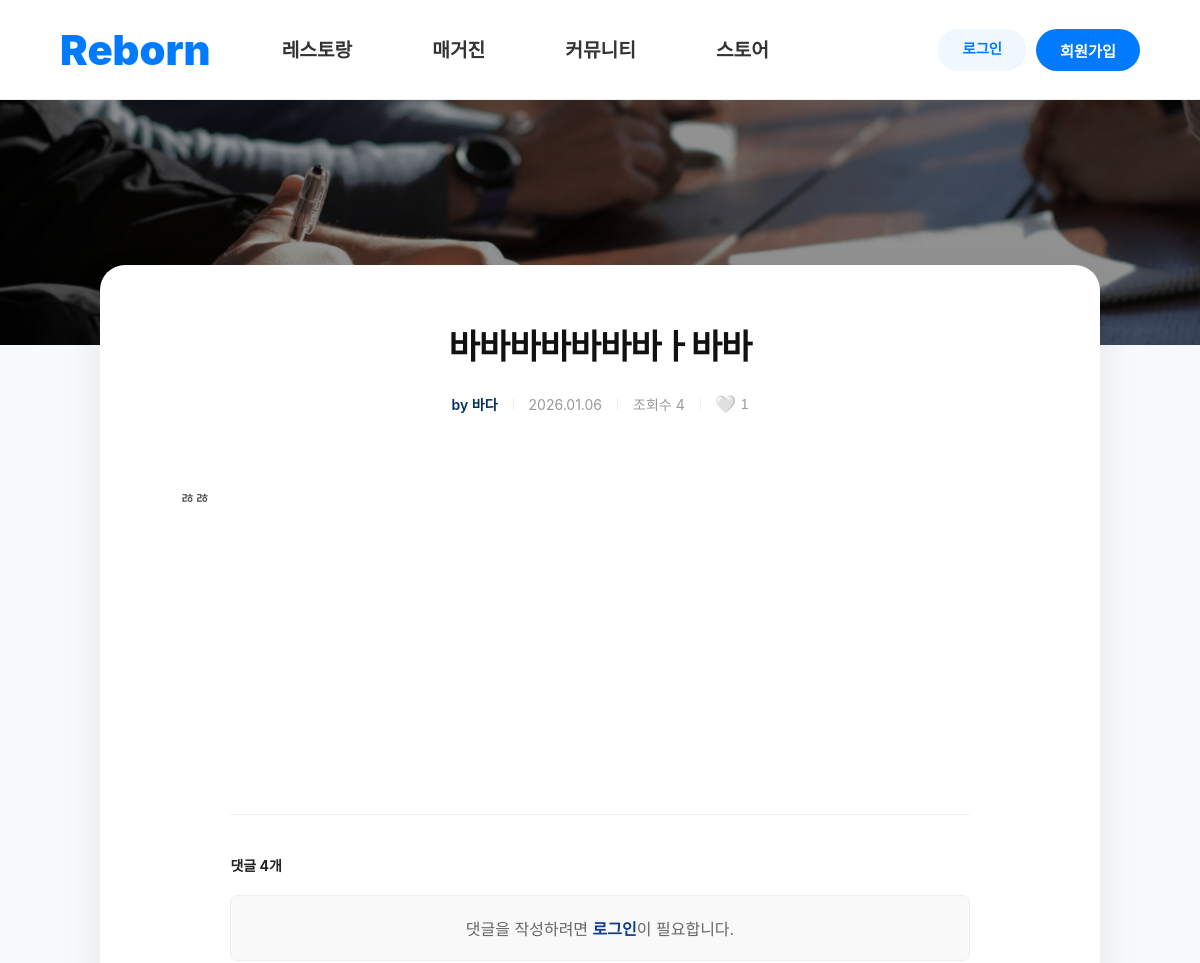
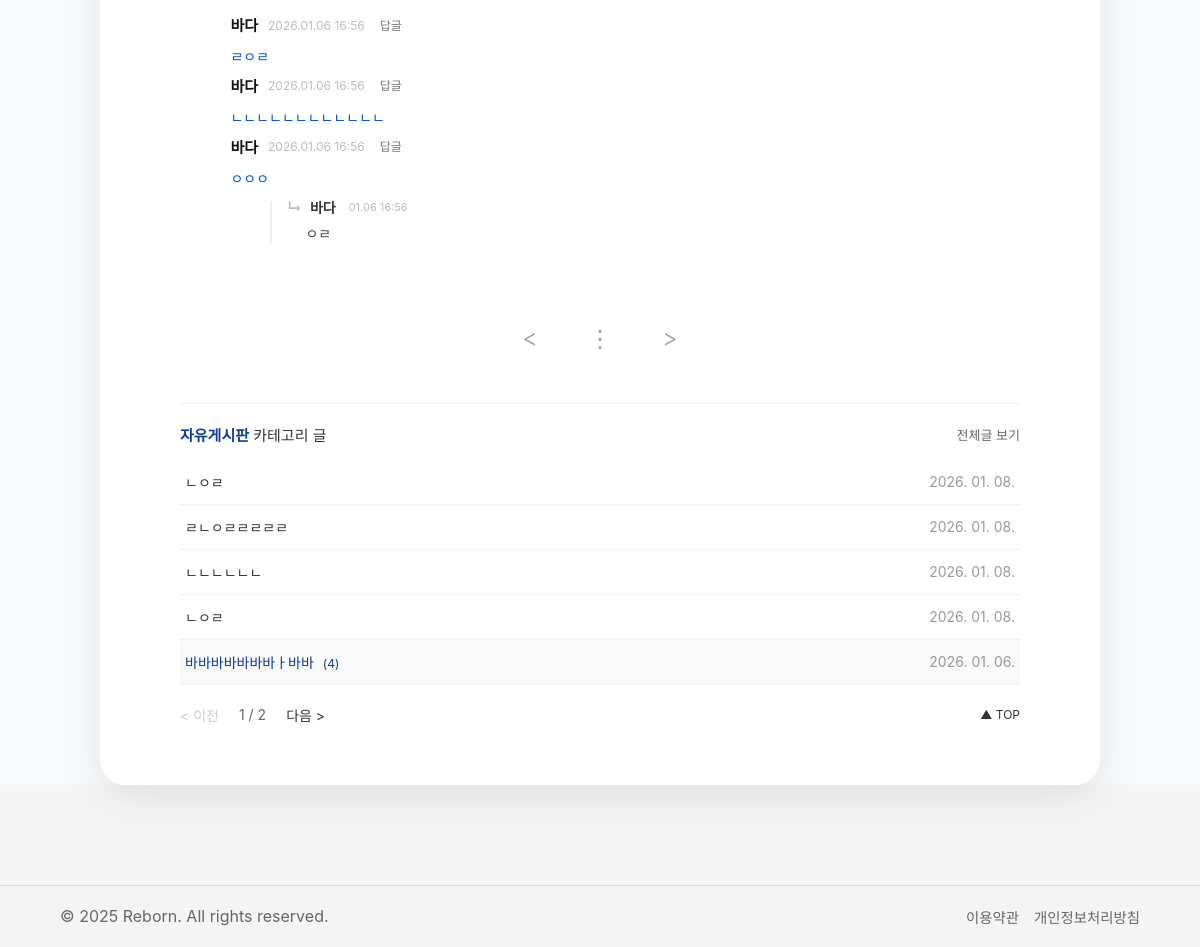
The app's page /board/bview/3/ with its own data (2 pictures, top to bottom).
### board/models.py (models this page shows, shortened)
class Post(models.Model):
    title = models.CharField(max_length=200)
    content = models.TextField()
    author = models.CharField(max_length=50, default='익명')
    created_at = models.DateTimeField(auto_now_add=True)
    views = models.PositiveIntegerField(default=0)
    likes = models.PositiveIntegerField(default=0)
    category = models.CharField(max_length=20, default='general')
    topic = models.CharField(max_length=20, null=True, blank=True)

class Comment(models.Model):
    post = models.ForeignKey(Post, on_delete=models.CASCADE, related_name='comments')
    author = models.CharField(max_length=50)
    content = models.TextField()
    created_at = models.DateTimeField(auto_now_add=True)
    image = models.ImageField(upload_to='comments/%Y/%m/%d/', null=True, blank=True)
    parent = models.ForeignKey('self', on_delete=models.CASCADE, null=True, blank=True, related_name='replies')

### board/views.py (the view)
# urls.py: path('bview/<int:bno>/', views.bview, name='bview'),
def bview(request, bno):
    post = get_object_or_404(Post, id=bno)
    print(f"--- 현재 카테고리: [{post.category}] ---")
    viewed_posts = request.session.get('viewed_posts', [])
    if bno not in viewed_posts:
        post.views += 1
        post.save()
        viewed_posts.append(bno)
        request.session['viewed_posts'] = viewed_posts
        request.session.modified = True
    all_category_posts = Post.objects.filter(category=post.category).order_by('-created_at')
    paginator = Paginator(all_category_posts, 5)
    page_number = request.GET.get('page', 1) # URL에 page 파라미터가 없으면 1페이지
    posts_in_category = paginator.get_page(page_number)
    prev_post = Post.objects.filter(
        category=post.category,
        created_at__gt=post.created_at
    ).order_by('created_at').first()
    next_post = Post.objects.filter(
        category=post.category,
        created_at__lt=post.created_at
    ).order_by('-created_at').first()
    comments = post.comments.all().order_by('-created_at')
    context = {
        'post': post,
        'prev_post': prev_post,
        'next_post': next_post,
        'comments': comments,
        'posts_in_category': posts_in_category, # 템플릿에서 리스트 출력용
    }
    if post.category == 'notice':
        return render(request, 'board/nview.html', context)
    elif post.category == 'map':
        return render(request, 'board/mview.html', context)
    else:
        return render(request, 'board/bview.html', context)

### board/templates/board/bview.html (shortened to what this page needs)
{% extends "base.html" %}
{% load static %} {% block css %}
<link rel="stylesheet" href="{% static 'css/blist.css' %}">
<link rel='stylesheet' href="{% static 'css/bview.css' %}">
{% endblock css %}
{% block body %}
<div class="board-wrapper">
    <div class="top-hero"></div>
    <div class="main-container">
        <div class="view-container">
            <div class="view-header">
                <h1>{{ post.title }}</h1>
                <div class="view-meta">
                    <span class="author">by {{ post.author }}</span>
                    <span class="date">{{ post.created_at|date:"Y.m.d" }}</span>
                    <span class="views">조회수 {{ post.views }}</span>
                    <form action="{% url 'board:post_like' post.id %}" method="POST" class="like-form">
                        <button type="submit" class="btn-like-icon" {% if not request.session.user_nm %}onclick="alert('로그인이 필요합니다.'); return false;"{% endif %}>
                            {% if post.id in request.session.liked_posts %}
                                <span class="heart-red">❤️</span>
                            {% else %}
                                <span class="heart-empty">🤍</span>
                            {% endif %}
                            <span class="like-count">{{ post.likes }}</span>
                        </button>
                    </form>
                </div>
            </div>
            <div class="view-content-box">
                <div id="post-display">
                    <div class="post-text">{{ post.content|linebreaks }}</div>
                </div>
            </div>
            <div class="comment-container">
                <span class="comment-count">댓글 {{ comments.count }}개</span>
                {% if request.session.user_nm %}
                    <form action="{% url 'board:comment_write' post.id %}" method="POST" class="comment-form">
                        {% csrf_token %}
                        <textarea name="content" placeholder="따뜻한 댓글을 남겨주세요." required></textarea>
                        <button type="submit" class="btn-comment-submit">댓글등록</button>
                    </form>
                {% else %}
                    <div class="comment-login-required" style="padding: 20px; border: 1px solid #eee; border-radius: 8px; text-align: center; background: #f9f9f9; margin-bottom: 20px;">
                        <p style="margin: 0; color: #666;">댓글을 작성하려면 <a href="{% url 'member:login' %}" style="color: #103d91ff; font-weight: bold; ">로그인</a>이 필요합니다.</p>
                    </div>
                {% endif %}
                <ul class="comment-list">
                    {% for comment in comments %}
                        {% if not comment.parent %}
                        <li class="comment-item">
                            <div class="comment-info">
                                <span class="comment-author">{{ comment.author }}</span>
                                <span class="comment-date">{{ comment.created_at|date:"Y.m.d H:i" }}</span>
                                <div class="comment-util">
                                    <a href="javascript:void(0)" onclick="toggleReply('{{ comment.id }}')" class="btn-reply">답글</a>
                                </div>
                            </div>
                            <p class="comment-text" id="content-{{ comment.id }}">{{ comment.content }}</p>
                            <ul class="reply-list" style="margin-left: 40px; border-left: 2px solid #eee; padding-left: 15px;">
                                {% for reply in comment.replies.all %}
                                <li class="reply-item" style="margin-top: 10px;">
                                    <div class="comment-info">
                                        <span class="comment-author"> {{ reply.author }}</span>
                                        <span class="comment-date">{{ reply.created_at|date:"m.d H:i" }}</span>
                                    </div>
                                    <p class="comment-text" id="content-{{ reply.id }}">{{ reply.content }}</p>
                                </li>
                                {% endfor %}
                            </ul>
                        </li>
                        {% endif %}
                {% empty %}
                    <li class="no-comment">첫 번째 댓글을 남겨보세요!</li>
                {% endfor %}
                    </ul>
                </div>
            </div>
            <div class="view-nav">
                {% if prev_post %}
                    <a href="{% url 'board:bview' prev_post.id %}" class="nav-btn" title="이전글">
                        <span class="nav-icon">&lt;</span>
                    </a>
                {% else %}
                    <a href="javascript:void(0)" class="nav-btn disabled" style="opacity: 0.3; cursor: default;">
                        <span class="nav-icon">&lt;</span>
                    </a>
                {% endif %}
                <a href="{% url 'board:blist' %}" class="nav-btn list-icon" title="목록으로">
                    <span class="nav-icon">⋮</span>
                </a>
                {% if next_post %}
                    <a href="{% url 'board:bview' next_post.id %}" class="nav-btn" title="다음글">
                        <span class="nav-icon">&gt;</span>
                    </a>
                {% else %}
                    <a href="javascript:void(0)" class="nav-btn disabled" style="opacity: 0.3; cursor: default;">
                        <span class="nav-icon">&gt;</span>
                    </a>
                {% endif %}
            </div>
            <div class="category-list-preview" style="margin-top: 50px; border-top: 1px solid #eee; padding-top: 20px;">
                <div class="category-header" style="display: flex; justify-content: space-between; align-items: center; margin-bottom: 15px;">
                    <h3 style="font-size: 15px; font-weight: normal;">
                        <strong style="color: #103d91ff;">자유게시판</strong> 카테고리 글
                    </h3>
                    <a href="{% url 'board:blist' %}" style="font-size: 13px; color: #666; text-decoration: none;">전체글 보기</a>
                </div>
                <table style="width: 100%; border-collapse: collapse; font-size: 14px;">
                    {% for p in posts_in_category %}
                    <tr style="border-bottom: 1px solid #f2f2f2; {% if p.id == post.id %}background-color: #f9f9f9;{% endif %}">
                        <td style="padding: 12px 5px;">
                            <a href="{% url 'board:bview' p.id %}" style="text-decoration: none; color: {% if p.id == post.id %}#103d91{% else %}#333{% endif %};">
                                {{ p.title }}
                                {% if p.comments.count > 0 %}
                                <span style="color: #103d91ff; font-size: 12px; margin-left: 5px;">({{ p.comments.count }})</span>
                                {% endif %}
                            </a>
                        </td>
                        <td style="padding: 12px 5px; text-align: right; color: #999; width: 100px;">
                            {{ p.created_at|date:"Y. m. d." }}
                        </td>
                    </tr>
                    {% endfor %}
                </table>
                <div class="category-pagination" style="display: flex; justify-content: center; align-items: center; margin-top: 20px; gap: 20px; font-size: 14px; color: #666;">
                    {% if posts_in_category.has_previous %}
                        <a href="?page={{ posts_in_category.previous_page_number }}" style="text-decoration: none; color: #333;">&lt; 이전</a>
                    {% else %}
                        <span style="color: #ccc;">&lt; 이전</span>
                    {% endif %}
                    <div class="page-numbers">
                        {{ posts_in_category.number }} / {{ posts_in_category.paginator.num_pages }}
                    </div>
                    {% if posts_in_category.has_next %}
                        <a href="?page={{ posts_in_category.next_page_number }}" style="text-decoration: none; color: #333;">다음 &gt;</a>
                    {% else %}
                        <span style="color: #ccc;">다음 &gt;</span>
                    {% endif %}
                    <a href="#" style="margin-left: auto; text-decoration: none; color: #333; font-size: 12px;">▲ TOP</a>
                </div>
            </div>
        </div>
    </div>
{% endblock body %}

### static/css/common.css (style rules this page uses)
* { margin: 0; padding: 0; box-sizing: border-box; }
body { font-family: 'Pretendard', sans-serif; display: flex; flex-direction: column; min-height: 100vh; }
a { text-decoration: none; color: inherit; }
ul { list-style: none; }

### static/css/blist.css (style rules this page uses)
body { margin: 0; padding: 0; background-color: #f5f5f5; font-family: 'Pretendard', -apple-system, sans-serif; color: #333; }
.top-hero { background-image: linear-gradient(rgba(0, 0, 0, 0.4), rgba(0, 0, 0, 0.4)), url('../images/common/back_community.jpg'); background-size: cover; background-position: center; background-repeat: no-repeat; height: 245px; width: 100%; }
.main-container { max-width: 1100px; margin: -100px auto 50px; background: #ffffff; border-radius: 20px; padding: 40px 50px; box-shadow: 0 10px 30px rgba(0,0,0,0.1); position: relative; z-index: 10; }

### static/css/bview.css (style rules this page uses)
.board-wrapper { background-color: #f8f9fa; min-height: 100vh; }
.main-container { max-width: 1000px; margin: -80px auto 100px; background: #ffffff; border-radius: 25px; padding: 60px 80px; box-shadow: 0 15px 40px rgba(0,0,0,0.08); position: relative; z-index: 10; }
.view-header { text-align: center; margin-bottom: 50px; }
.view-header h1 { font-size: 34px; font-weight: 800; color: #111; margin-bottom: 25px; letter-spacing: -1px; line-height: 1.3; }
.view-meta { display: flex; justify-content: center; align-items: center; gap: 15px; font-size: 14px; color: #999; }
.view-meta .author { color: #042e5c; font-weight: 600; }
.like-form { display: flex; align-items: center; }
.btn-like-icon { background: none; border: none; padding: 0; cursor: pointer; display: flex; align-items: center; gap: 5px; font-size: 14px; color: #999; }
.heart-red, .heart-empty { display: inline-flex; align-items: center; justify-content: center; width: 20px; height: 20px; font-size: 17px; }
.view-content-box { padding: 20px 0 50px; min-height: 300px; }
.post-text { font-size: 16px; line-height: 1.8; color: #444; margin-bottom: 100px; white-space: pre-wrap; }
.comment-container { margin: 50px auto 0; padding-top: 40px; max-width: 88%; border-top: 1px solid #f2f2f2; }
.comment-count { display: block; font-size: 14px; font-weight: 700; color: #222; margin-bottom: 20px; }
.comment-info { display: flex; align-items: center; margin-bottom: 12px; line-height: 1; }
.comment-author { font-weight: 700; font-size: 15px; color: #111; margin-right: 10px; }
.comment-date { font-size: 12px; color: #bbb; }
.comment-util { display: flex; align-items: center; margin-left: 15px; }
.comment-util a, .comment-util button { background: none; border: none; padding: 0; font-size: 12px; font-weight: 400; color: #777; text-decoration: none; cursor: pointer; font-family: inherit; display: flex; align-items: center; }
.comment-text { font-size: 14px; line-height: 1.7; color: #0052cc; margin-bottom: 10px; }
.view-nav { display: flex; justify-content: center; align-items: center; gap: 50px; margin-top: 60px; padding-top: 20px; }
.nav-btn { text-decoration: none; font-weight: 900; color: #9e9d9d; transition: all 0.2s ease; }
.nav-icon { font-size: 24px; font-weight: 300; }
.reply-item .comment-info { display: flex; align-items: center; justify-content: flex-start; margin-bottom: 8px; width: 100%; position: relative; }
.reply-item .comment-author { font-size: 14px; font-weight: 700; color: #333; margin-right: 10px; }
.reply-item .comment-date { font-size: 12px; color: #bbb; font-weight: 400; }
.reply-item .comment-text { padding-left: 18px; font-size: 14px; color: #444; }
.reply-item .comment-date { font-size: 11px; color: #bbb; margin-left: 3px; }
.reply-item .comment-text { font-size: 14px; line-height: 1.5; color: #444; margin: 0; padding-left: 18px; }
.reply-item .comment-author::before { content: "↳"; margin-right: 5px; color: #bbb; }

### records on screen
Post: title "바바바바바바바ㅏ바바", author "바다", created_at "2026.01.06", views "4", likes "1", content "ㅀㅀ", comments.count "4", created_at "2026. 01. 06."
Comment: author "바다", created_at "2026.01.06 16:56", content "ㄹㅇㄹ"
Comment: author "바다", created_at "2026.01.06 16:56", content "ㄴㄴㄴㄴㄴㄴㄴㄴㄴㄴㄴㄴ"
Comment: author "바다", created_at "2026.01.06 16:56", content "ㅇㅇㅇ"
Comment: author "바다", created_at "01.06 16:56", content "ㅇㄹ"
Post: title "ㄴㅇㄹ", created_at "2026. 01. 08."
Post: title "ㄹㄴㅇㄹㄹㄹㄹㄹ", created_at "2026. 01. 08."
Post: title "ㄴㄴㄴㄴㄴㄴ", created_at "2026. 01. 08."
Post: title "ㄴㅇㄹ", created_at "2026. 01. 08."

### other values on screen
{{ comments.count }} "4"
{{ posts_in_category.number }} "1"
{{ posts_in_category.paginator.num_pages }} "2"
